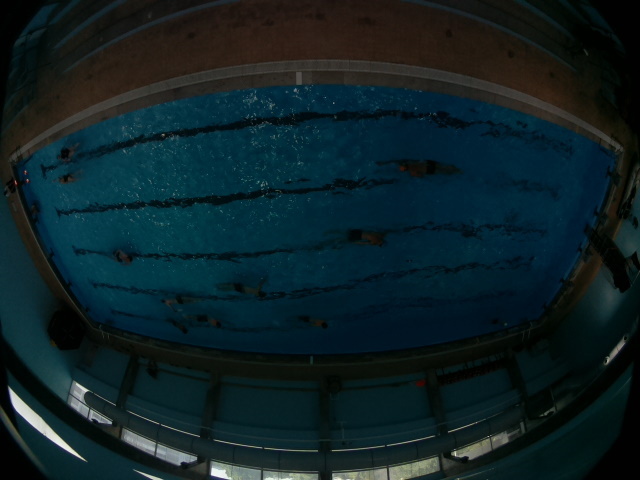
#> input picture src/image_processing/img13_leds.jpg, 640 x 480 px
$ python -i pool_utils.py   (imports and definitions only)
#> lines starting #> are read from the running program, lines starting #| are printed output that depends on the picture; after the words box and inside, x2 and y2 are one past the last pixel; in counts of white or black regions, pixels touching at a corner belong together
#> further down, picture is the input picture: shape (480, 640, 3); mean B, G, R 37.5, 33.2, 14
import math

import cv2

RED = 2
GREEN = 1
BLUE = 0


class PoolUtils:

    @staticmethod
    def __get_points(image):

        # Find RED color in image
        hsv_image = cv2.cvtColor(image, cv2.COLOR_BGR2HSV)
#> hsv_image: shape (480, 640, 3); mean H, S, V 76.6, 184.1, 40.9
        red_mask = cv2.inRange(hsv_image, (0, 80, 20), (20, 255, 255))
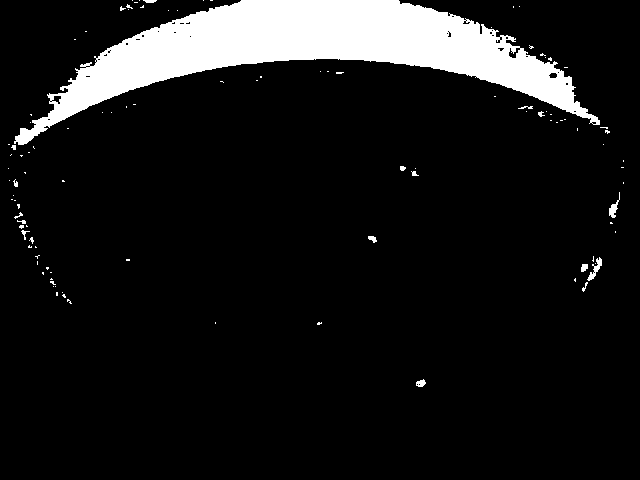
#> red_mask: shape (480, 640); 9.7% white; 106 white regions (90 under 20 px), largest, box (x1, y1, x2, y2) and area: (14, 0, 600, 145) 28804, (587, 257, 602, 281) 123, (609, 192, 620, 218) 102
        # red_mask = cv2.inRange(hsv_image, (170, 50, 20), (190, 255, 255))
        # red_mask = cv2.bitwise_or(mask_1, mask_2)

        # Find LIGHT in image
        image_channel = image[:, :, RED]
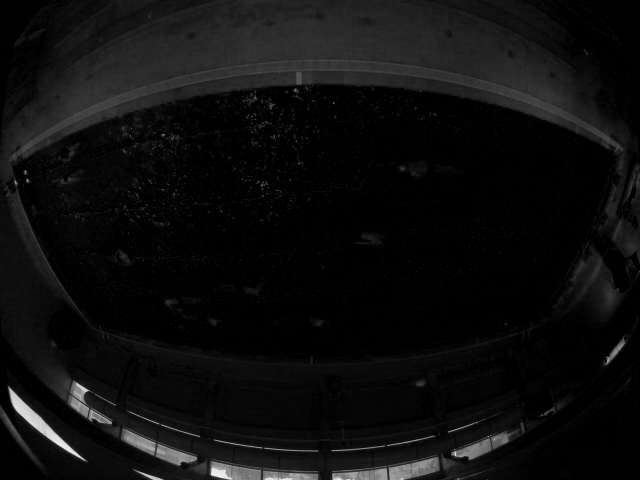
#> image_channel: shape (480, 640); min 0, max 242, mean 14
        _, light_mask = cv2.threshold(image_channel, 100, 255, cv2.THRESH_BINARY)
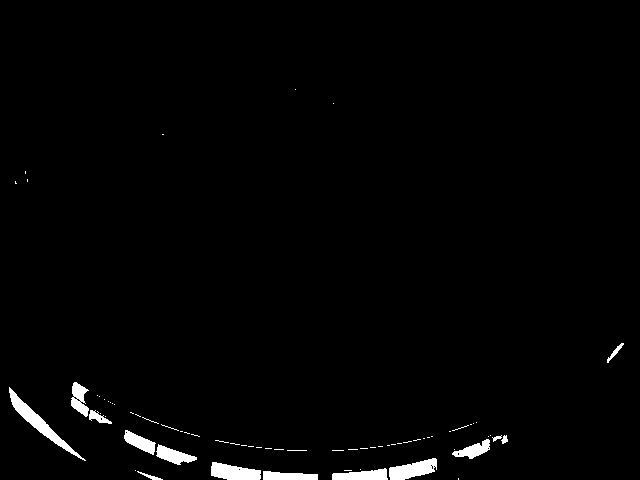
#> light_mask: shape (480, 640); 1.7% white; 69 white regions (54 under 20 px), largest, box (x1, y1, x2, y2) and area: (9, 387, 86, 461) 863, (389, 458, 437, 480) 651, (211, 462, 261, 480) 646

        # Join both masks and find LED contours
        mask = cv2.bitwise_and(red_mask, light_mask)
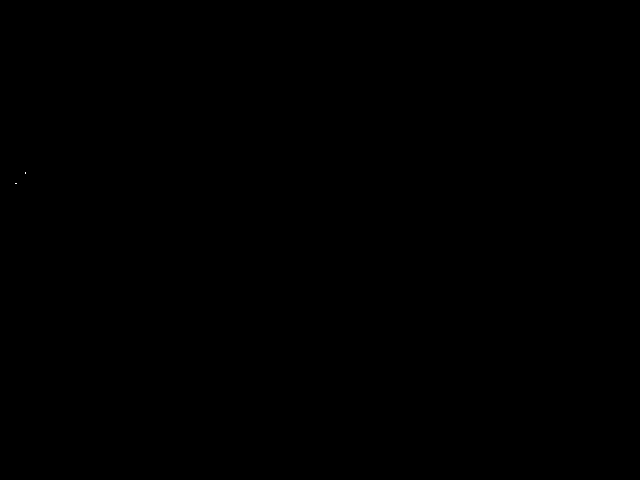
#> mask: shape (480, 640); 0% white in thin lines or dots, all inside (x1, y1, x2, y2) = (15, 172, 26, 184)
        contours, _ = cv2.findContours(mask, cv2.RETR_EXTERNAL, cv2.CHAIN_APPROX_SIMPLE)
#> contours = 2 contours, all with area under 20

        # Detecting a single point because test images only have a single LED rectangle
        point = [sum(contour) / len(contour) for contour in contours]
#> point = [[[15.5, 183]], [[25, 172.5]]]
        return point[0][0]

        # assert len(contours) == 3, "No vessel detected"
        #
        # point_a, point_b, point_c = [sum(contour) / len(contour) for contour in contours]

        # return point_a[0], point_b[0], point_c[0]

    @staticmethod
    def __find_back_and_front(point_a, point_b, point_c):

        # Distance between each point
        distance_a_b = math.sqrt((point_a[0] - point_b[0]) ** 2 + (point_a[1] - point_b[1]) ** 2)
        distance_a_c = math.sqrt((point_a[0] - point_c[0]) ** 2 + (point_a[1] - point_c[1]) ** 2)
        distance_c_b = math.sqrt((point_c[0] - point_b[0]) ** 2 + (point_c[1] - point_b[1]) ** 2)

        # Two closest points belong to the front
        if distance_a_b < distance_a_c and distance_a_b < distance_c_b:
            front = point_a, point_b
            back = point_c
        elif distance_a_c < distance_a_b and distance_a_c < distance_c_b:
            front = point_a, point_c
            back = point_b
        else:
            front = point_b, point_c
            back = point_a

        front = sum(front) / 2
        return back, front

    @staticmethod
    def get_vessel_info(image):

        # Uncomment for 3 LED rectangle images
        """point_a, point_b, point_c = __get_points(image)

        # -90º
        # point_a = np.array([10, 10])
        # point_b = np.array([30, 10])
        # point_c = np.array([20, 50])

        back, front = __find_back_and_front(point_a, point_b, point_c)
        x, y = (front + back) / 2

        return x, y, math.degrees(math.atan2(front[1] - back[1], front[0] - back[0]))"""

        # Test with only one LED rectangle
        point = PoolUtils.__get_points(image)
#> point = [15.5, 183]
        return point[0], point[1], 0

>>> import cv2
>>> picture = cv2.imread('image_processing/img13_leds.jpg')
>>> result = PoolUtils().get_vessel_info(picture)
#> result = (15.5, 183, 0)
